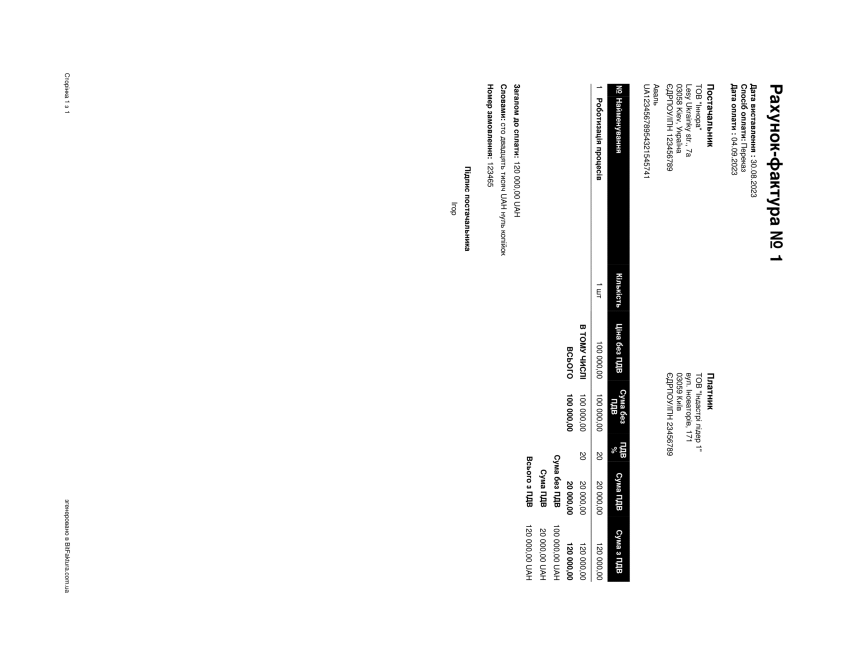
#> input picture l.png, 2568 x 1998 px (shown at 1/3 size)
$ python detect_orientation.py --image l.png --output out.png
#> lines starting #> are read from the running program, lines starting #| are printed output that depends on the picture
# import the necessary packages
import numpy as np
from skimage.transform import (hough_line, hough_line_peaks)
from matplotlib import pyplot as plt
import argparse
import cv2
from PIL import Image
from PIL import Image, ImageDraw


# construct the argument parse and parse the arguments
# construct the argument parse and parse the arguments
ap = argparse.ArgumentParser()
ap.add_argument("-i", "--image", required=True,
	help="path to input image file")
ap.add_argument("-o", "--output", required=True,
	help="path to output image file")

args = vars(ap.parse_args())

# get the arguments
img_location = str(args["image"])
output_file_path = str((args["output"]))
my_image = cv2.imread(img_location)
#> my_image is the input picture: shape (1998, 2568, 3); min 0, max 255, mean 247.7

#Invert images to show black background
image = ~my_image
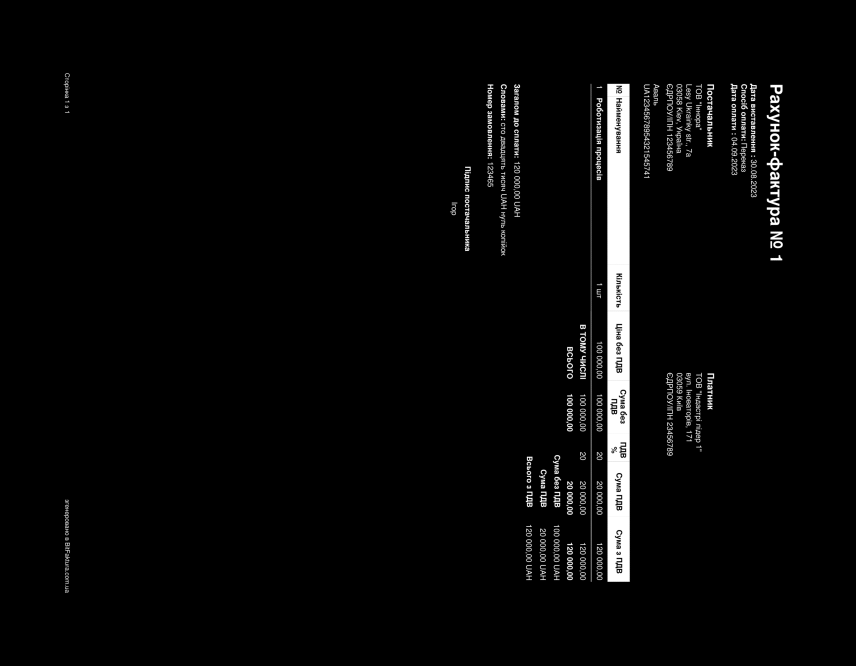
#> image: shape (1998, 2568, 3) (shown at 1/3 size); min 0, max 255, mean 7.3

# Set a precision of 1 degree. (Divide into 180 data points)
tested_angles = np.linspace(-np.pi / 2, np.pi / 2, 180)

# Perform Hough Transformation to change x, y, to h, theta, dist space.
#> (the run stopped early here; a loop or call above may not have finished)
